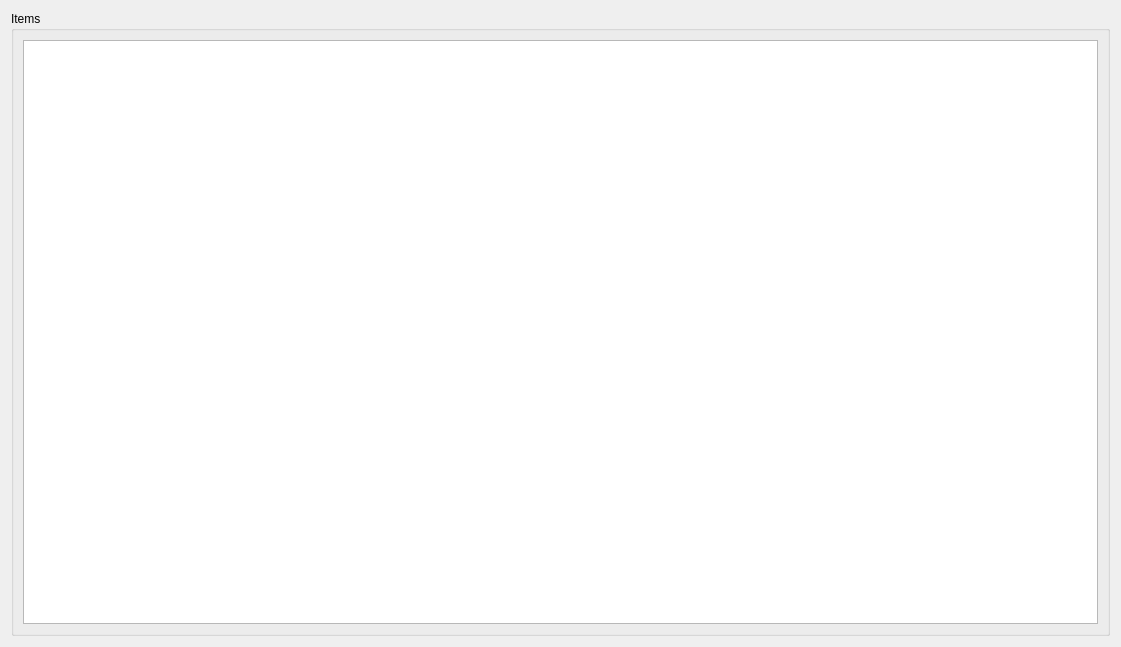
<?xml version="1.0" encoding="UTF-8"?>
<ui version="4.0">
 <class>ShopStoreWidget</class>
 <widget class="QWidget" name="ShopStoreWidget">
  <property name="geometry">
   <rect>
    <x>0</x>
    <y>0</y>
    <width>1121</width>
    <height>647</height>
   </rect>
  </property>
  <property name="windowTitle">
   <string>Edit shop items</string>
  </property>
  <layout class="QGridLayout" name="gridLayout">
   <item row="0" column="0">
    <widget class="QGroupBox" name="groupBox">
     <property name="title">
      <string>Items</string>
     </property>
     <layout class="QGridLayout" name="gridLayout_2">
      <item row="0" column="0">
       <widget class="QTableWidget" name="table"/>
      </item>
     </layout>
    </widget>
   </item>
  </layout>
 </widget>
 <resources/>
 <connections/>
</ui>
